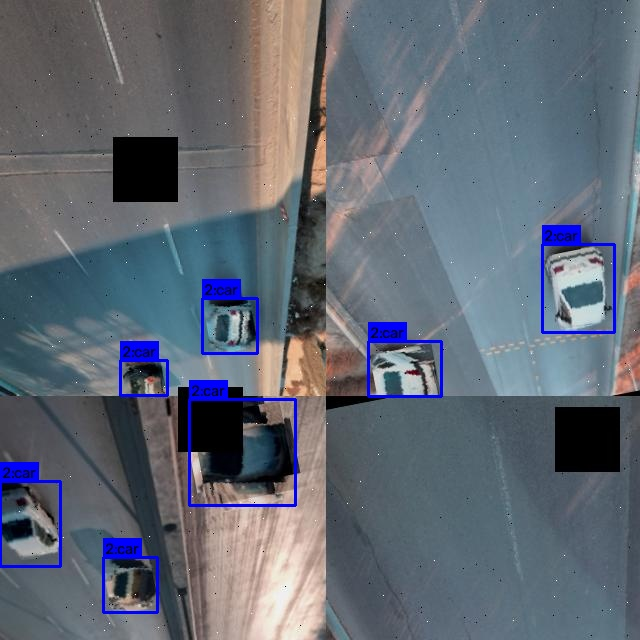
#> input picture ml/reports/samples/aitc2025_traffic_object_detection/sample_01_-_-_png.rf.3010d9e86658d2b2dd41fd48bfb8f9ce.jpg, 640 x 640 px; its folder holds only this picture in this run
$ python -i privacy.py   (imports and definitions only)   (older library calls are emulated)
#> lines starting #> are read from the running program, lines starting #| are printed output that depends on the picture; after the words box and inside, x2 and y2 are one past the last pixel; in counts of white or black regions, pixels touching at a corner belong together
### acs/taxonomy.py
"""Load the canonical class taxonomy and explicitly decode legacy checkpoint IDs."""
from pathlib import Path
from typing import Any, Dict, List, Mapping, Optional, Tuple

import yaml


PROJECT_ROOT = Path(__file__).resolve().parent.parent
CLASSES_PATH = PROJECT_ROOT / "ml" / "configs" / "classes.yaml"
CHECKPOINT_MAPPINGS_PATH = PROJECT_ROOT / "ml" / "configs" / "checkpoint_class_mappings.yaml"


def _read_yaml(path: Path) -> Dict[str, Any]:
    with path.open("r", encoding="utf-8") as stream:
        document = yaml.safe_load(stream)
    if not isinstance(document, dict):
        raise ValueError(f"Expected a YAML mapping in {path}")
    return document


def load_classes() -> List[Dict[str, Any]]:
    """Return canonical classes ordered by their contiguous numeric IDs."""
    records = _read_yaml(CLASSES_PATH).get("classes")
    if not isinstance(records, list) or not records:
        raise ValueError(f"No class records found in {CLASSES_PATH}")
    ordered = sorted(records, key=lambda item: item["id"])
    ids = [item["id"] for item in ordered]
    if ids != list(range(len(ordered))):
        raise ValueError("Class IDs must be contiguous and start at zero.")
    if any(item.get("group") not in {"accident", "normal"} for item in ordered):
        raise ValueError("Each class group must be 'accident' or 'normal'.")
    return ordered


def class_names() -> List[str]:
    return [item["name"] for item in load_classes()]


def class_records_by_name() -> Dict[str, Dict[str, Any]]:
    return {item["name"]: item for item in load_classes()}


# [58 lines left out: functions legacy_mapping, decode_model_class, validate_model_taxonomy, not called in this run]

### acs/privacy.py
"""
acs.privacy
Lightweight privacy protection module for CCTV footage.
Detects and blurs human faces and vehicle license plates on stored keyframes,
video clips, and PDF reports. Supports an access-controlled vault for unredacted originals.
"""
import logging
import os
import shutil
import subprocess
from typing import Any, List, Optional, Tuple, Union

import cv2
import numpy as np

from acs.config import config

logger = logging.getLogger("acs.privacy")


def _box_area(box: Tuple[int, int, int, int, str]) -> int:
    return max(0, box[2] - box[0]) * max(0, box[3] - box[1])


def _box_iou(box_a: Tuple[int, int, int, int, str], box_b: Tuple[int, int, int, int, str]) -> float:
    xA = max(box_a[0], box_b[0])
    yA = max(box_a[1], box_b[1])
    xB = min(box_a[2], box_b[2])
    yB = min(box_a[3], box_b[3])

    inter = max(0, xB - xA) * max(0, yB - yA)
    if inter == 0:
        return 0.0
    areaA = _box_area(box_a)
    areaB = _box_area(box_b)
    union = areaA + areaB - inter
    return inter / float(union) if union > 0 else 0.0


def merge_overlapping_boxes(
    boxes: List[Tuple[int, int, int, int, str]], iou_threshold: float = 0.25
) -> List[Tuple[int, int, int, int, str]]:
    """Merges overlapping bounding boxes to avoid redundant blurring passes."""
    if not boxes:
        return []

    merged: List[Tuple[int, int, int, int, str]] = []
    used = [False] * len(boxes)

    for i in range(len(boxes)):
        if used[i]:
            continue
        x1, y1, x2, y2, label = boxes[i]
        used[i] = True

        for j in range(i + 1, len(boxes)):
            if not used[j] and _box_iou((x1, y1, x2, y2, label), boxes[j]) > iou_threshold:
                # Merge into bounding union
                x1 = min(x1, boxes[j][0])
                y1 = min(y1, boxes[j][1])
                x2 = max(x2, boxes[j][2])
                y2 = max(y2, boxes[j][3])
                used[j] = True

        merged.append((x1, y1, x2, y2, label))

    return merged


def detect_faces(
    frame: np.ndarray, detected_boxes: Optional[List[Union[dict, Any]]] = None
) -> List[Tuple[int, int, int, int, str]]:
    """Detects facial regions using person bounding box guidance and skin-chrominance filtering.

    Args:
        frame: BGR image array (uint8).
        detected_boxes: Optional list of upstream YOLO detections.

    Returns:
        List of (x1, y1, x2, y2, 'face') coordinates.
    """
    h, w = frame.shape[:2]
    faces: List[Tuple[int, int, int, int, str]] = []

    # 1. Person-guided head/face region extraction
    if detected_boxes:
        for box in detected_boxes:
            c_name = getattr(box, "class_name", None) or (box.get("class_name") if isinstance(box, dict) else "")
            c_name = str(c_name).lower()
            if any(term in c_name for term in ("person", "pedestrian", "cyclist", "rider")):
                coords = getattr(box, "xyxy", None) or (box.get("xyxy") if isinstance(box, dict) else None)
                if coords and len(coords) >= 4:
                    bx1, by1, bx2, by2 = [int(v) for v in coords[:4]]
                    bw = max(1, bx2 - bx1)
                    bh = max(1, by2 - by1)
                    # Head/face is typically top 28% of the person box
                    face_y2 = min(h, by1 + int(bh * 0.32))
                    faces.append((max(0, bx1), max(0, by1), min(w, bx2), face_y2, "face"))

    # 2. Skin tone chrominance filter (YCrCb: Cr in [133, 173], Cb in [77, 127])
    # Fast heuristic to find un-annotated faces in frame
    try:
        ycrcb = cv2.cvtColor(frame, cv2.COLOR_BGR2YCrCb)
        mask = cv2.inRange(ycrcb, np.array([0, 133, 77], dtype=np.uint8), np.array([255, 173, 127], dtype=np.uint8))
        kernel = cv2.getStructuringElement(cv2.MORPH_ELLIPSE, (5, 5))
        mask = cv2.morphologyEx(mask, cv2.MORPH_OPEN, kernel)
        contours, _ = cv2.findContours(mask, cv2.RETR_EXTERNAL, cv2.CHAIN_APPROX_SIMPLE)

        for c in contours:
            cx, cy, cw, ch = cv2.boundingRect(c)
            aspect = ch / float(cw) if cw > 0 else 0
            area = cw * ch
            # Faces have roughly oval aspect ratio (0.8 to 2.2) and realistic area
            min_area = max(200, int((w * h) * 0.0003))
            max_area = int((w * h) * 0.15)
            if 0.8 <= aspect <= 2.2 and min_area <= area <= max_area:
                faces.append((cx, cy, cx + cw, cy + ch, "face"))
    except Exception as exc:
        logger.debug("Skin tone face heuristic error: %s", exc)

    return faces


def detect_license_plates(
    frame: np.ndarray, detected_boxes: Optional[List[Union[dict, Any]]] = None
) -> List[Tuple[int, int, int, int, str]]:
    """Detects vehicle license plate regions using edge morphology and vehicle bounding box guidance.

    Args:
        frame: BGR image array (uint8).
        detected_boxes: Optional list of upstream YOLO detections.

    Returns:
        List of (x1, y1, x2, y2, 'license_plate') coordinates.
    """
    h, w = frame.shape[:2]
    plates: List[Tuple[int, int, int, int, str]] = []

    # 1. Vehicle-guided plate region extraction (lower-center 30% of vehicle)
    if detected_boxes:
        for box in detected_boxes:
            c_name = getattr(box, "class_name", None) or (box.get("class_name") if isinstance(box, dict) else "")
            c_name = str(c_name).lower()
            if any(term in c_name for term in ("car", "truck", "bus", "bike", "motorcycle", "vehicle")):
                coords = getattr(box, "xyxy", None) or (box.get("xyxy") if isinstance(box, dict) else None)
                if coords and len(coords) >= 4:
                    bx1, by1, bx2, by2 = [int(v) for v in coords[:4]]
                    bw = max(1, bx2 - bx1)
                    bh = max(1, by2 - by1)
                    # Plate resides in the lower third
                    plate_x1 = max(0, bx1 + int(bw * 0.15))
                    plate_x2 = min(w, bx2 - int(bw * 0.15))
                    plate_y1 = max(0, by1 + int(bh * 0.65))
                    plate_y2 = min(h, by2)
                    if plate_x2 > plate_x1 and plate_y2 > plate_y1:
                        plates.append((plate_x1, plate_y1, plate_x2, plate_y2, "license_plate"))

    # 2. High-contrast morphological edge detector for plate characters
    try:
        gray = cv2.cvtColor(frame, cv2.COLOR_BGR2GRAY)
        sobel = cv2.Sobel(gray, cv2.CV_8U, 1, 0, ksize=3)
        _, thresh = cv2.threshold(sobel, 0, 255, cv2.THRESH_BINARY + cv2.THRESH_OTSU)
        kernel = cv2.getStructuringElement(cv2.MORPH_RECT, (17, 3))
        closed = cv2.morphologyEx(thresh, cv2.MORPH_CLOSE, kernel)
        contours, _ = cv2.findContours(closed, cv2.RETR_EXTERNAL, cv2.CHAIN_APPROX_SIMPLE)

        for c in contours:
            cx, cy, cw, ch = cv2.boundingRect(c)
            aspect = cw / float(ch) if ch > 0 else 0
            area = cw * ch
            # License plates have rectangular aspect ratios (1.8 to 5.5)
            min_area = max(250, int((w * h) * 0.0004))
            max_area = int((w * h) * 0.08)
            if 1.8 <= aspect <= 5.5 and min_area <= area <= max_area:
                plates.append((cx, cy, cx + cw, cy + ch, "license_plate"))
    except Exception as exc:
        logger.debug("Morphological plate detector error: %s", exc)

    return plates


def detect_sensitive_regions(
    frame: np.ndarray,
    detected_boxes: Optional[List[Union[dict, Any]]] = None,
    blur_faces: bool = True,
    blur_plates: bool = True,
) -> List[Tuple[int, int, int, int, str]]:
    """Identifies all sensitive regions (faces and license plates) within an image frame.

    Args:
        frame: BGR image array.
        detected_boxes: Upstream YOLO detections.
        blur_faces: Whether to detect faces.
        blur_plates: Whether to detect license plates.

    Returns:
        List of non-overlapping (x1, y1, x2, y2, label) tuples.
    """
    candidates: List[Tuple[int, int, int, int, str]] = []

    if blur_faces:
        candidates.extend(detect_faces(frame, detected_boxes=detected_boxes))
    if blur_plates:
        candidates.extend(detect_license_plates(frame, detected_boxes=detected_boxes))

    return merge_overlapping_boxes(candidates, iou_threshold=0.25)


def apply_privacy_blur(
    frame: np.ndarray,
    regions: Optional[List[Tuple[int, int, int, int, str]]] = None,
    detected_boxes: Optional[List[Union[dict, Any]]] = None,
    blur_radius: int = 41,
    padding_pct: float = 0.12,
) -> np.ndarray:
    """Applies heavy Gaussian blurring to privacy-sensitive regions.

    Args:
        frame: BGR image array (uint8).
        regions: Optional pre-computed regions to blur. If None, detected automatically.
        detected_boxes: Optional YOLO detection boxes for guided extraction.
        blur_radius: Gaussian kernel size (must be odd).
        padding_pct: Percentage expansion around detected bounding box.

    Returns:
        np.ndarray: Privacy-protected frame copy.
    """
    if frame is None or frame.size == 0:
        return frame

    blurred_frame = frame.copy()
    h, w = frame.shape[:2]

    # Ensure odd kernel size
    ksize = blur_radius if blur_radius % 2 == 1 else blur_radius + 1
    ksize = max(15, min(ksize, 99))

    if regions is None:
        regions = detect_sensitive_regions(frame, detected_boxes=detected_boxes)

    for x1, y1, x2, y2, _ in regions:
        bw = max(1, x2 - x1)
        bh = max(1, y2 - y1)
        pad_x = int(bw * padding_pct)
        pad_y = int(bh * padding_pct)

        # Expand box coordinates with boundaries clamped
        rx1 = max(0, x1 - pad_x)
        ry1 = max(0, y1 - pad_y)
        rx2 = min(w, x2 + pad_x)
        ry2 = min(h, y2 + pad_y)

        if rx2 > rx1 and ry2 > ry1:
            roi = blurred_frame[ry1:ry2, rx1:rx2]
            if roi.size > 0:
                blurred_roi = cv2.GaussianBlur(roi, (ksize, ksize), 30)
                blurred_frame[ry1:ry2, rx1:rx2] = blurred_roi

    return blurred_frame


# [133 lines left out: functions protect_keyframe, protect_video_clip, not called in this run]

>>> import cv2
>>> picture = cv2.imread('../ml/reports/samples/aitc2025_traffic_object_detection/sample_01_-_-_png.rf.3010d9e86658d2b2dd41fd48bfb8f9ce.jpg')
#> picture is the input picture: shape (640, 640, 3); mean B, G, R 115.4, 104.1, 96.8
>>> result = apply_privacy_blur(picture)
#> in detect_faces, `mask = cv2.inRange(ycrcb, np.array([0, 133, 77], dtype=np.uint8), np.a..`:
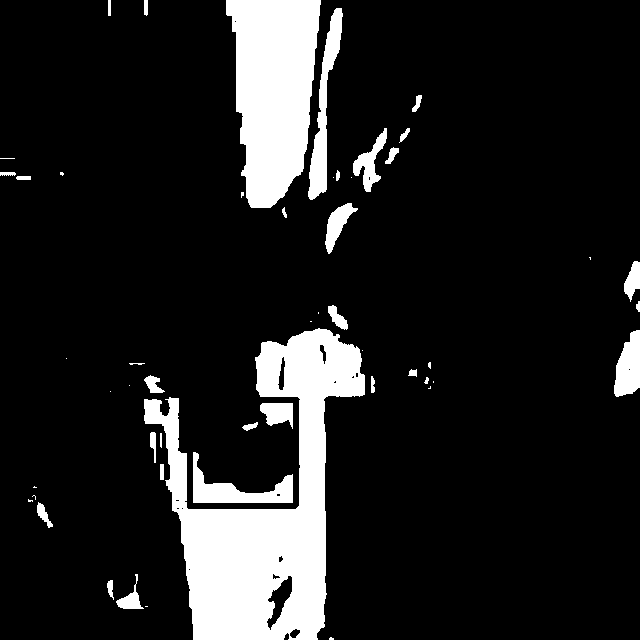
#> mask: shape (640, 640); 12.9% white; 52 white regions (20 under 20 px), largest, box (x1, y1, x2, y2) and area: (144, 328, 365, 640) 28453, (226, 0, 321, 208) 14407, (308, 8, 343, 200) 2232
#> in detect_faces, `mask = cv2.morphologyEx(mask, cv2.MORPH_OPEN, kernel)`:
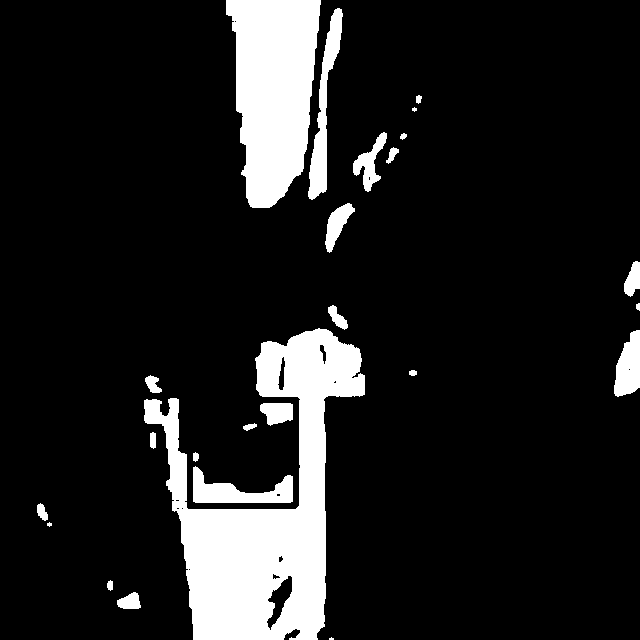
#> mask: shape (640, 640); 12.7% white; 25 white regions (3 under 20 px)
#> in detect_faces, `contours, _ = cv2.findContours(mask, cv2.RETR_EXTERNAL, cv2.CHAIN_APPR..`: contours = 25 contours, 4 with area under 20; largest, box (x1, y1, x2, y2) and area: (144, 328, 365, 640) 28484, (226, 0, 321, 208) 14118, (308, 8, 343, 200) 2026, (193, 466, 293, 503) 1706, (614, 330, 640, 397) 1173
#> the loop in detect_faces, `for c in contours:` made 25 passes
#> (cx, cy, cw, ch, aspect, area) on passes 2 to 9: (117, 592, 24, 17, 0.708, 408), (107, 580, 6, 11, 1.83, 66), (47, 522, 5, 5, 1, 25), (37, 503, 11, 18, 1.64, 198), (193, 466, 100, 37, 0.37, 3700), (193, 452, 6, 10, 1.67, 60), (150, 432, 6, 17, 2.83, 102), (243, 423, 14, 8, 0.571, 112)
#> after the loop in detect_faces, `for c in contours:`: faces = [(145, 375, 162, 393, 'face'), (328, 305, 348, 330, 'face'), (325, 203, 355, 253, 'face'), (386, 147, 399, 164, 'face'), (353, 132, 387, 192, 'face'), (226, 0, 321, 208, 'face')]
#> in detect_license_plates, `gray = cv2.cvtColor(frame, cv2.COLOR_BGR2GRAY)`:
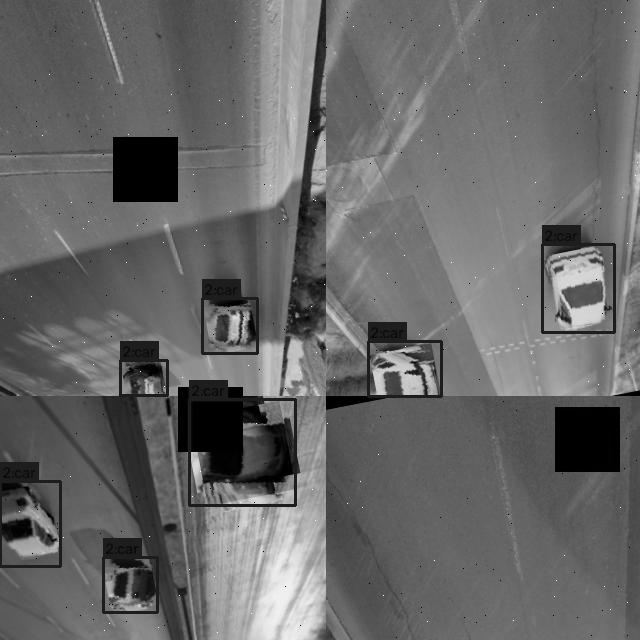
#> gray: shape (640, 640); min 0, max 255, mean 103.2
#> in detect_license_plates, `sobel = cv2.Sobel(gray, cv2.CV_8U, 1, 0, ksize=3)`:
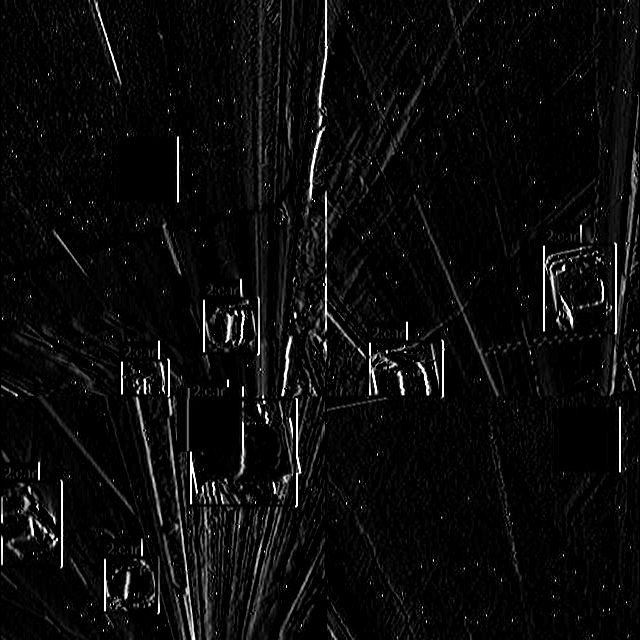
#> sobel: shape (640, 640); min 0, max 255, mean 11.4
#> in detect_license_plates, `closed = cv2.morphologyEx(thresh, cv2.MORPH_CLOSE, kernel)`:
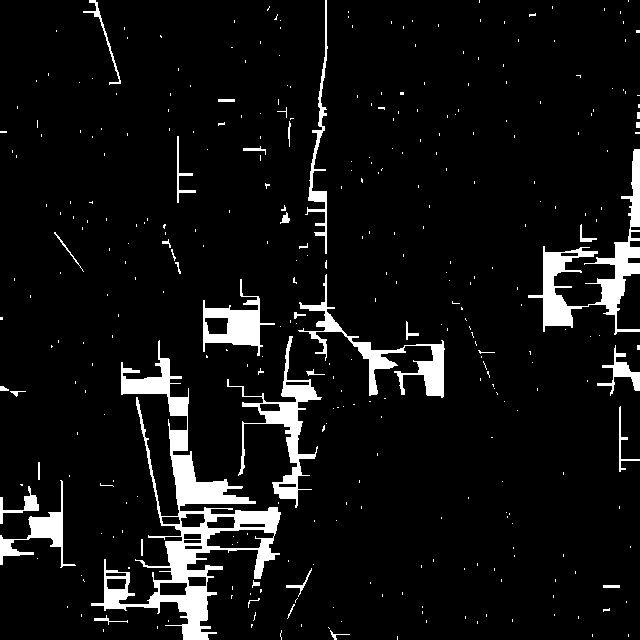
#> closed: shape (640, 640); 7.1% white; 350 white regions (310 under 20 px)
#> in detect_license_plates, `contours, _ = cv2.findContours(closed, cv2.RETR_EXTERNAL, cv2.CHAIN_AP..`: contours = 346 contours, 323 with area under 20; largest, box (x1, y1, x2, y2) and area: (91, 340, 281, 640) 11989, (528, 149, 640, 335) 3892, (227, 336, 322, 508) 2624, (298, 274, 445, 398) 2297, (203, 279, 275, 356) 2049
#> the loop in detect_license_plates, `for c in contours:` made 346 passes
#> (cx, cy, cw, ch, aspect, area) on passes 4, 5, 18: (330, 630, 20, 10, 2, 200), (280, 630, 2, 10, 0.2, 20), (94, 615, 34, 10, 3.4, 340)
#> after the loop in detect_license_plates, `for c in contours:`: plates = [(94, 615, 128, 625, 'license_plate')]
#> in merge_overlapping_boxes, `used = [False] * len(boxes)`: used = [False, False, False, False, False, False, False]
#> the loop in merge_overlapping_boxes, `for i in range(len(boxes)):` made 7 passes
#> label on pass 1: 'face'
#> the loop in apply_privacy_blur, `for x1, y1, x2, y2, _ in regions:` made 7 passes
#> pass 1, in apply_privacy_blur, `blurred_roi = cv2.GaussianBlur(roi, (ksize, ksize), 30)`:
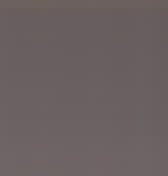
#> blurred_roi: shape (22, 21, 3) (shown 8 times larger); mean B, G, R 97.1, 96.2, 106.9
#> after the loop in apply_privacy_blur, `for x1, y1, x2, y2, _ in regions:`:
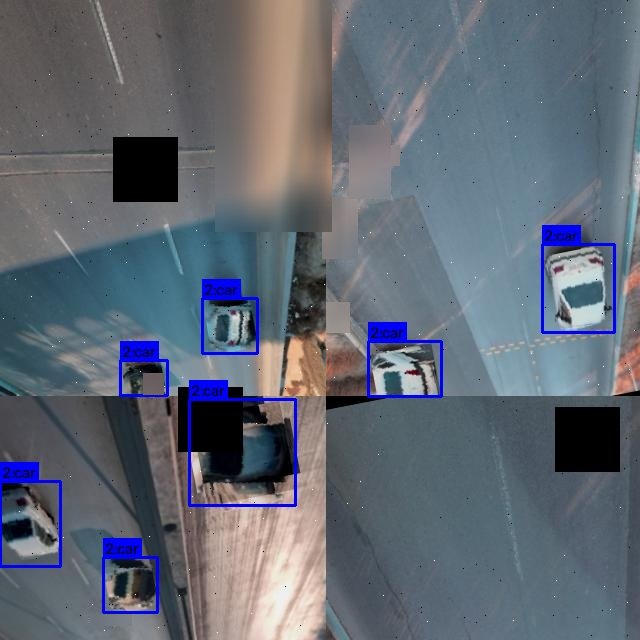
#> blurred_frame: shape (640, 640, 3); mean B, G, R 115.4, 104.1, 96.8

$ run again, on ml/reports/samples/aitc2025_traffic_object_detection/sample_02_-_-_png.rf.0ad79a63022b6b8cb374b25cba5b35d4.jpg
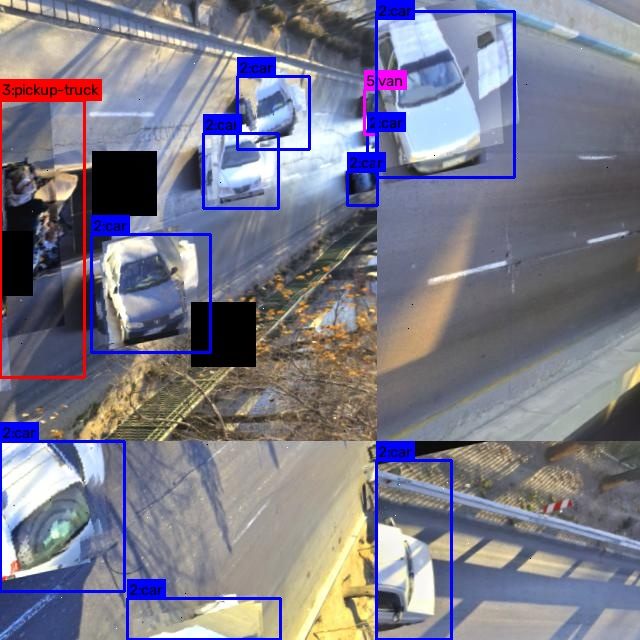
#> input picture ml/reports/samples/aitc2025_traffic_object_detection/sample_02_-_-_png.rf.0ad79a63022b6b8cb374b25cba5b35d4.jpg, 640 x 640 px
#> picture is the input picture: shape (640, 640, 3); mean B, G, R 137.1, 122.7, 124.1
#> ycrcb: shape (640, 640, 3); mean of channels 0, 1, 2 124.8, 127.5, 134.9
#> in detect_faces, `mask = cv2.morphologyEx(mask, cv2.MORPH_OPEN, kernel)`:
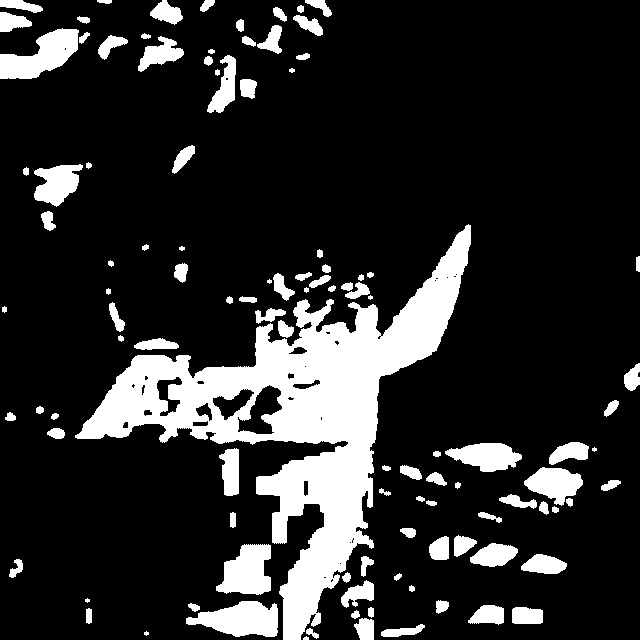
#> mask: shape (640, 640); 16.8% white; 110 white regions (6 under 20 px)
#> in detect_faces, `contours, _ = cv2.findContours(mask, cv2.RETR_EXTERNAL, cv2.CHAIN_APPR..`: contours = 110 contours, 13 with area under 20; largest, box (x1, y1, x2, y2) and area: (75, 224, 471, 640) 42290, (0, 28, 79, 79) 2143, (186, 601, 278, 637) 2082, (216, 544, 271, 595) 1883, (445, 443, 522, 472) 1362
#> the loop in detect_faces, `for c in contours:` made 110 passes
#> (cx, cy, cw, ch, aspect, area) on passes 1 to 8: (303, 636, 6, 4, 0.667, 24), (144, 631, 5, 5, 1, 25), (306, 628, 13, 11, 0.846, 143), (381, 624, 44, 13, 0.295, 572), (354, 618, 20, 22, 1.1, 440), (351, 610, 9, 9, 1, 81), (86, 608, 6, 16, 2.67, 96), (512, 607, 31, 17, 0.548, 527)
#> after the loop in detect_faces, `for c in contours:`: faces = 21 items, first 6: (354, 618, 374, 640, 'face'), (341, 580, 374, 608, 'face'), (9, 559, 23, 578, 'face'), (361, 556, 374, 577, 'face'), (216, 544, 271, 595, 'face'), (429, 536, 449, 560, 'face')
#> thresh: shape (640, 640); 5.2% white in thin lines or dots
#> closed: shape (640, 640); 15.5% white; 235 white regions (164 under 20 px)
#> in detect_license_plates, `contours, _ = cv2.findContours(closed, cv2.RETR_EXTERNAL, cv2.CHAIN_AP..`: contours = 235 contours, 180 with area under 20; largest, box (x1, y1, x2, y2) and area: (70, 233, 378, 492) 19858, (0, 0, 328, 217) 10918, (0, 157, 164, 351) 8932, (349, 441, 524, 640) 7264, (0, 440, 167, 640) 6225
#> the loop in detect_license_plates, `for c in contours:` made 235 passes
#> c on passes 19, 21, 23: [[331, 594]], [[55, 586], [56, 586]], [[328, 575]]
#> the loop in merge_overlapping_boxes, `for i in range(len(boxes)):` made 29 passes
#> the loop in apply_privacy_blur, `for x1, y1, x2, y2, _ in regions:` made 29 passes
#> after the loop in apply_privacy_blur, `for x1, y1, x2, y2, _ in regions:`:
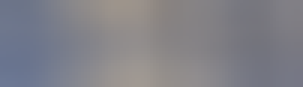
#> roi: shape (29, 101, 3) (shown 3 times larger); mean B, G, R 136.1, 128.9, 129
